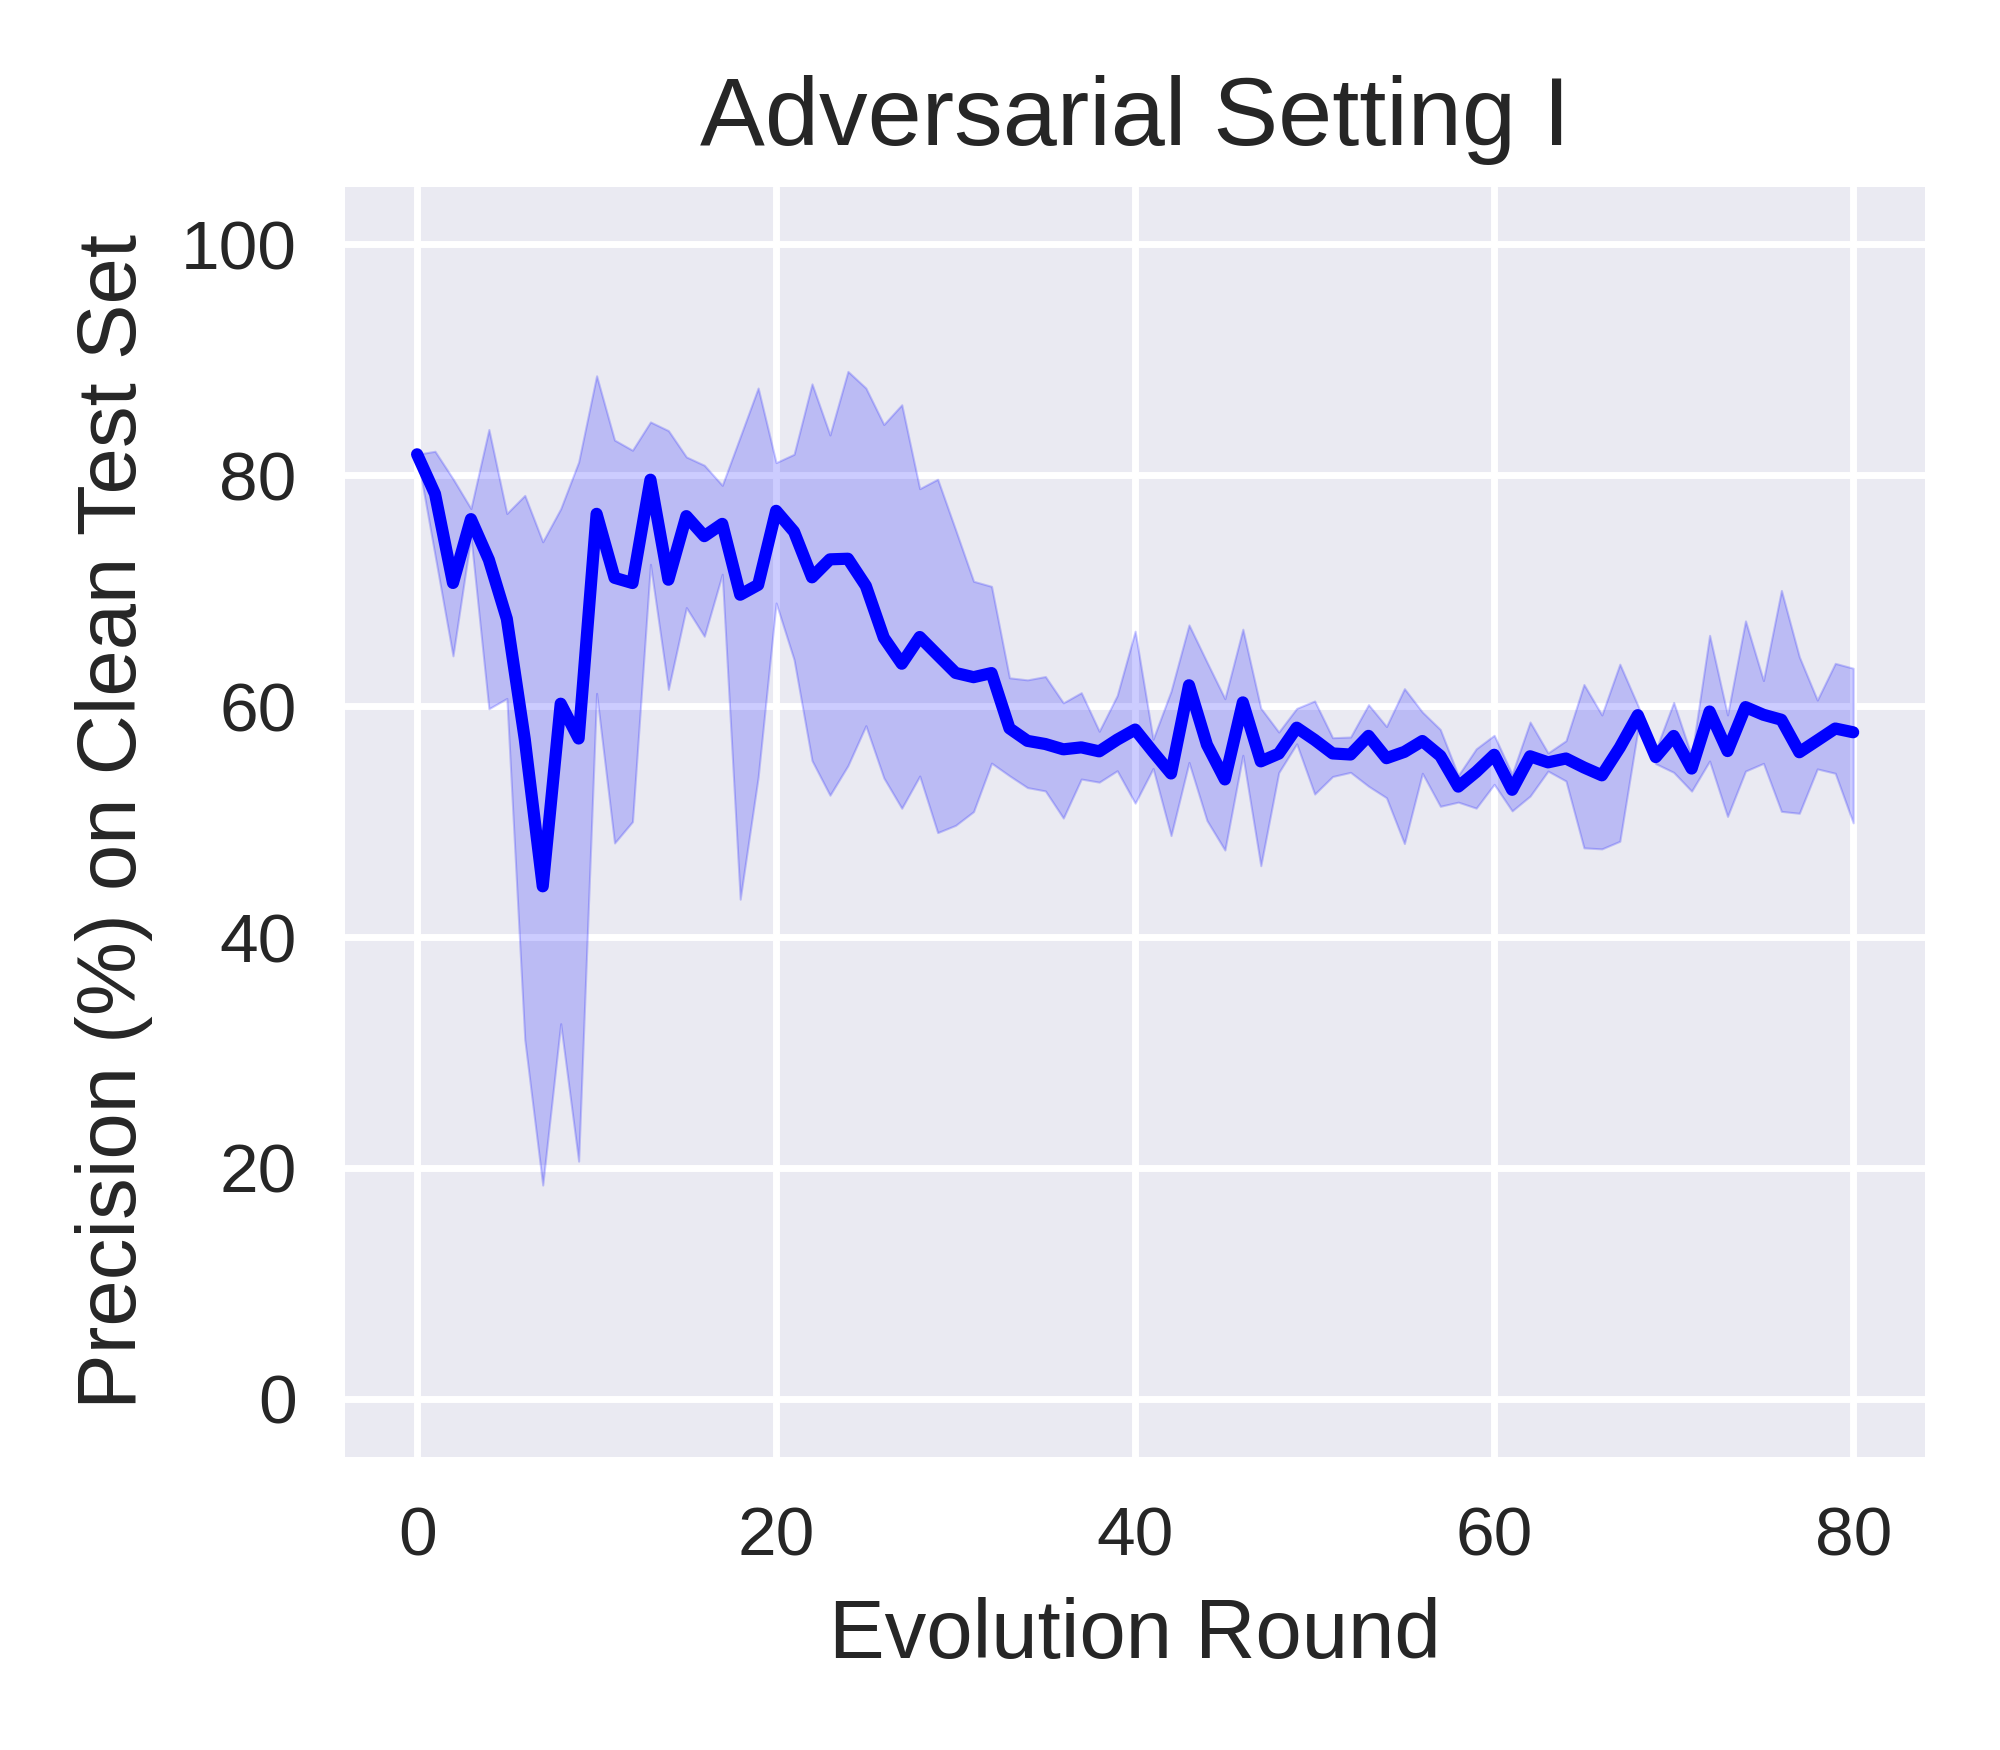

This chart was generated by the following Python code:
import matplotlib.pyplot as plt
import pandas as pd
import seaborn as sns

advset1_rounds80_precision_on_cle_file = pd.read_csv('test_precision_list_advset1_round80_seed012.csv')
advset1_rounds80_precision_on_cle_df = pd.DataFrame(advset1_rounds80_precision_on_cle_file)

advset1_rounds80_precision_on_cle_seed_0_df = advset1_rounds80_precision_on_cle_df.drop(columns=['seed1','seed2'])  
advset1_rounds80_precision_on_cle_seed_0_df.rename(columns={'seed0': 'precision'}, inplace=True)

advset1_rounds80_precision_on_cle_seed_1_df = advset1_rounds80_precision_on_cle_df.drop(columns=['seed0','seed2'])  
advset1_rounds80_precision_on_cle_seed_1_df.rename(columns={'seed1': 'precision'}, inplace=True)

advset1_rounds80_precision_on_cle_seed_2_df = advset1_rounds80_precision_on_cle_df.drop(columns=['seed0','seed1'])  
advset1_rounds80_precision_on_cle_seed_2_df.rename(columns={'seed2': 'precision'}, inplace=True)

print("advset1_rounds80_precision_on_cle_df:\n",advset1_rounds80_precision_on_cle_df)  
print("advset1_rounds80_precision_on_cle_seed_0_df:\n",advset1_rounds80_precision_on_cle_seed_0_df)  
print("advset1_rounds80_precision_on_cle_seed_1_df:\n",advset1_rounds80_precision_on_cle_seed_1_df)  
print("advset1_rounds80_precision_on_cle_seed_2_df:\n",advset1_rounds80_precision_on_cle_seed_2_df)  



advset1_rounds80_precision_on_cle_merge_df = pd.concat([advset1_rounds80_precision_on_cle_seed_0_df, advset1_rounds80_precision_on_cle_seed_1_df, advset1_rounds80_precision_on_cle_seed_2_df])
# advset1_rounds80_precision_on_cle_merge_df = pd.concat([advset1_rounds80_precision_on_cle_df, advset1_rounds80_precision_on_cle_df, advset1_rounds80_precision_on_cle_df])

print("advset1_rounds80_precision_on_cle_merge_df:\n",advset1_rounds80_precision_on_cle_merge_df)  

advset1_rounds80_precision_on_cle_merge_df = advset1_rounds80_precision_on_cle_merge_df.reset_index(drop=True)

print("advset1_rounds80_precision_on_cle_merge_df:\n",advset1_rounds80_precision_on_cle_merge_df)  


# sns.set_theme(style="darkgrid")
plt.style.use('seaborn') 
# plt.style.use('default') 
# plt.style.use('seaborn-deep') 

# plt.figure(figsize=(4, 3.5), dpi=500)
_, ax = plt.subplots(nrows=1, ncols=1, figsize=(4, 3.5), tight_layout=True, dpi=500) #dpi=100 分辨率


sns_plot=sns.lineplot(data=advset1_rounds80_precision_on_cle_merge_df, x='round', y='precision', color='b')
ax.set_xlabel('Evolution Round', fontsize=12)
ax.set_ylabel('Precision (%) on Clean Test Set', fontsize=12)
plt.ylim(-5, 105)

ax.set_title('Adversarial Setting I', fontsize=14); 

savepath = f'/home/huan1932/ARIoTEDef/drawfigure/advset1/round80/precision-on-cle'
savename = f'line-shadow-figure-advset1-round80-precision-on-cle-seed012'
plt.savefig(fname=f'{savepath}/{savename}.png',dpi=500)
plt.close   
